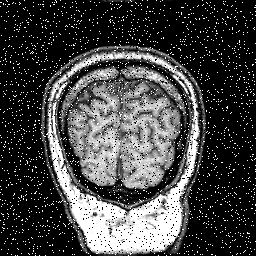
%> input picture datasets/MRI_Noisy/noisy_25018.png, 256 x 256 px; its folder holds only this picture in this run
$ octave proposed_v2.m   (GNU Octave 9; MATLAB toolbox functions it lacks are replaced by stand-ins)
%> lines starting %> are read from the running program, lines starting %| are printed output that depends on the picture; in (x1, y1, x2, y2) boxes, pixels count from 0 and x2, y2 are one past the last pixel; in counts of white or black regions, pixels touching at a corner belong together; the program's own positions count from 1
input_folder = 'C:\Users\Berk\Desktop\Business\KOU 24-25 Guz\Image Processing\Project\datasets\MRI_Noisy';
output_folder = 'C:\Users\Berk\Desktop\Business\KOU 24-25 Guz\Image Processing\Project\datasets\Proposed_v1';

if ~exist(output_folder, 'dir')
    mkdir(output_folder);
end

image_files = dir(fullfile(input_folder, '*.png'));

for img = 1:length(image_files)
    img_path = fullfile(input_folder, image_files(img).name);
    noisy_img = imread(img_path);
%> noisy_img is the input picture: size 256x256 uint8; min 0, max 255, mean 67.2

    if size(noisy_img, 3) == 3
        gray_img = rgb2gray(noisy_img);
    else
        gray_img = noisy_img;
    end

    [height, width] = size(gray_img);
%> height = 256; width = 256
    output_img = gray_img;
    binary_mask = zeros(height, width, 'uint8'); % Binary mask

    for x = 4:height-3
        for y = 4:width-3
            current_val = gray_img(x, y);

            if current_val > 0 && current_val < 255
                binary_mask(x, y) = 0; % Gürültüsüz
                continue;
            else
                binary_mask(x, y) = 1; % Gürültülü

                local_window_3x3 = gray_img(x-1:x+1, y-1:y+1);
                num_zeros_255 = sum(local_window_3x3(:) == 0 | local_window_3x3(:) == 255);

                if num_zeros_255 <= 4
                    window_size = 3;
                elseif num_zeros_255 <= 12
                    window_size = 5;
                else
                    window_size = 7;
                end

                half_window = floor(window_size / 2);
                x_start = max(x - half_window, 1);
                x_end = min(x + half_window, height);
                y_start = max(y - half_window, 1);
                y_end = min(y + half_window, width);

                adaptive_window = gray_img(x_start:x_end, y_start:y_end);
                non_extreme_vals = adaptive_window(adaptive_window > 0 & adaptive_window < 255);

                if ~isempty(non_extreme_vals)
                    output_img(x, y) = median(non_extreme_vals); % Medyan değeri ata
                else
                    output_img(x, y) = mean(adaptive_window(:)); % Ortalama değeri ata
                end
            end
        end
    end
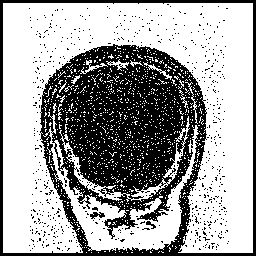
%> binary_mask: size 256x256 uint8; values 0 (black) and 1 (white), 63.7% white; 614 black regions (611 under 20 px), largest, box (x1, y1, x2, y2) and area: (0, 0, 256, 256) 22621, (90, 212, 105, 219) 61, (146, 221, 156, 229) 34
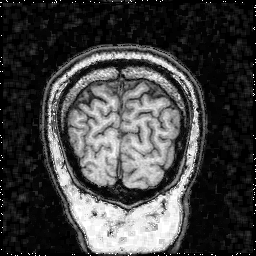
%> output_img: size 256x256 uint8; min 0, max 255, mean 65
%> after the loop, adaptive_window = [0 0 0 0 0; 0 255 0 0 0; 0 0 0 0 0; 0 0 0 0 0; 0 0 0 0 0]; half_window = 2; local_window_3x3 = [255 0 0; 0 0 0; 0 0 0]; num_zeros_255 = 9; window_size = 5; x_end = 255; x_start = 251; y_end = 255; y_start = 251

    save_path = fullfile(output_folder, sprintf('spatial_adaptive_filtered_%s', image_files(img).name));
    imwrite(output_img, save_path);

end

disp('Proposed System is done.');

$ run again, on datasets/MRI_Noisy/noisy_25042.png
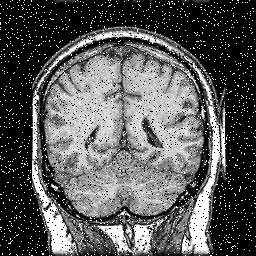
%> input picture datasets/MRI_Noisy/noisy_25042.png, 256 x 256 px
%> noisy_img is the input picture: size 256x256 uint8; min 0, max 255, mean 88.6
%> after the loop `for x = 4:height-3`:
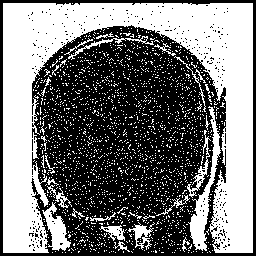
%> binary_mask: size 256x256 uint8; values 0 (black) and 1 (white), 47.3% white; 2004 white regions (1977 under 20 px), largest, box (x1, y1, x2, y2) and area: (3, 3, 253, 253) 23831, (188, 106, 221, 251) 1182, (42, 202, 71, 251) 624
%> after the loop `for x = 4:height-3`:
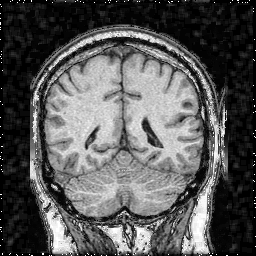
%> output_img: size 256x256 uint8; min 0, max 255, mean 87.3
%> after the loop `for x = 4:height-3`: adaptive_window = [0 0 0 0 0; 0 0 0 0 0; 0 0 0 0 0; 0 0 0 0 0; 0 0 0 0 0]; half_window = 2; local_window_3x3 = [0 0 0; 0 0 0; 0 0 0]; num_zeros_255 = 9; window_size = 5; x_end = 255; x_start = 251; y_end = 255; y_start = 251

$ run again, on datasets/MRI_Noisy/noisy_25046.png
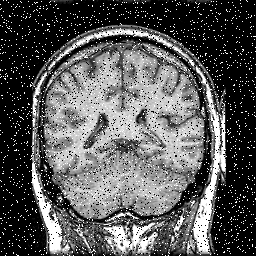
%> input picture datasets/MRI_Noisy/noisy_25046.png, 256 x 256 px
%> noisy_img is the input picture: size 256x256 uint8; min 0, max 255, mean 88.6
%> after the loop `for x = 4:height-3`:
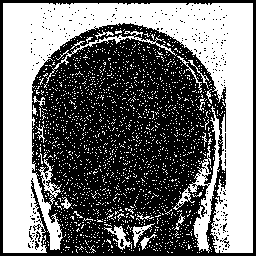
%> binary_mask: size 256x256 uint8; values 0 (black) and 1 (white), 46.3% white; 2050 white regions (2032 under 20 px), largest, box (x1, y1, x2, y2) and area: (3, 3, 253, 253) 25248, (46, 31, 177, 83) 476, (104, 225, 132, 250) 219
%> after the loop `for x = 4:height-3`:
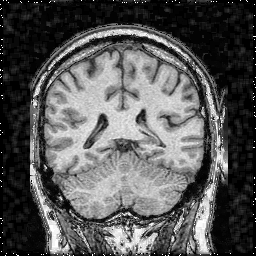
%> output_img: size 256x256 uint8; min 0, max 255, mean 87.1
%> after the loop `for x = 4:height-3`: adaptive_window = [0 0 0 0 0; 0 0 0 0 0; 0 0 0 0 0; 0 0 0 255 0; 0 0 0 0 0]; half_window = 2; local_window_3x3 = [0 0 0; 0 0 0; 0 0 255]; num_zeros_255 = 9; window_size = 5; x_end = 255; x_start = 251; y_end = 255; y_start = 251

$ run again, on datasets/MRI_Noisy/noisy_25050.png
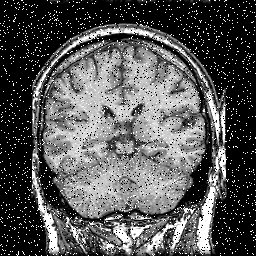
%> input picture datasets/MRI_Noisy/noisy_25050.png, 256 x 256 px
%> noisy_img is the input picture: size 256x256 uint8; min 0, max 255, mean 86
%> after the loop `for x = 4:height-3`:
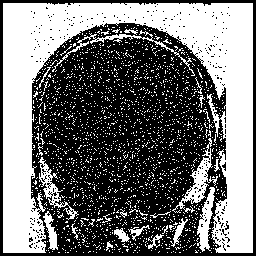
%> binary_mask: size 256x256 uint8; values 0 (black) and 1 (white), 45.5% white; 2035 white regions (2014 under 20 px), largest, box (x1, y1, x2, y2) and area: (3, 3, 253, 253) 22822, (172, 138, 218, 213) 736, (197, 187, 215, 252) 538
%> after the loop `for x = 4:height-3`:
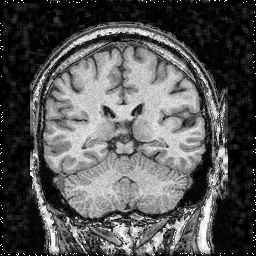
%> output_img: size 256x256 uint8; min 0, max 255, mean 85.2
%> after the loop `for x = 4:height-3`: adaptive_window = [0 0 0 0 0; 0 0 0 0 0; 0 0 0 0 0; 0 0 255 0 0; 0 0 0 255 0]; half_window = 2; local_window_3x3 = [0 0 0; 0 0 0; 0 255 0]; num_zeros_255 = 9; window_size = 5; x_end = 255; x_start = 251; y_end = 255; y_start = 251

$ run again, on datasets/MRI_Noisy/noisy_25019.png
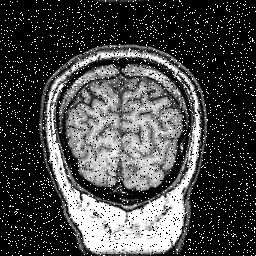
%> input picture datasets/MRI_Noisy/noisy_25019.png, 256 x 256 px
%> noisy_img is the input picture: size 256x256 uint8; min 0, max 255, mean 69.6
%> after the loop `for x = 4:height-3`:
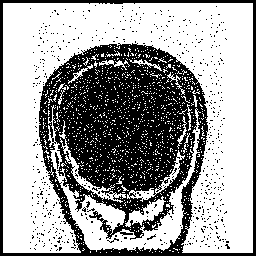
%> binary_mask: size 256x256 uint8; values 0 (black) and 1 (white), 62.6% white; 584 black regions (582 under 20 px), largest, box (x1, y1, x2, y2) and area: (0, 0, 256, 256) 23408, (55, 152, 59, 169) 34
%> after the loop `for x = 4:height-3`:
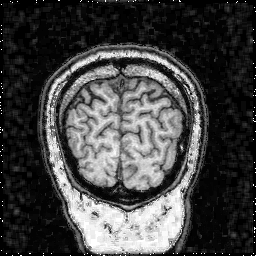
%> output_img: size 256x256 uint8; min 0, max 255, mean 67.2
%> after the loop `for x = 4:height-3`: adaptive_window = [0 0 0 0 0; 255 0 0 0 0; 0 0 0 0 0; 0 0 0 255 0; 0 0 0 0 0]; half_window = 2; local_window_3x3 = [0 0 0; 0 0 0; 0 0 255]; num_zeros_255 = 9; window_size = 5; x_end = 255; x_start = 251; y_end = 255; y_start = 251
